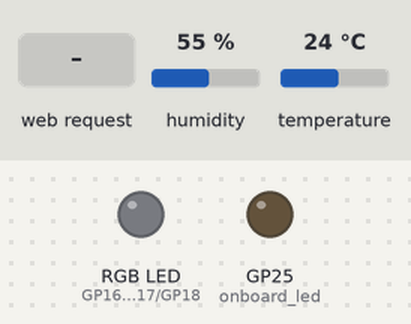
Recording of a program running on a simulated Raspberry Pi Pico running MicroPython. Parts: an RGB LED mixed from three pins (HIGH = lit), output pins drawn as LEDs (lit = HIGH). The inputs (shaded band) are chosen by the test bench; at power-on: humidity 55 %, temperature 24 °C. WiFi joins after 1.5 s; values from a settings file that is not in the repository are placeholders; what the program prints to the serial console is not drawn.

Above: at 0.6 s.
At 2.7 s:
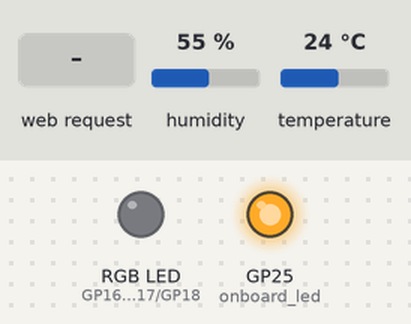
2.8 s: HTTP request GET /api/data received
At 3.5 s:
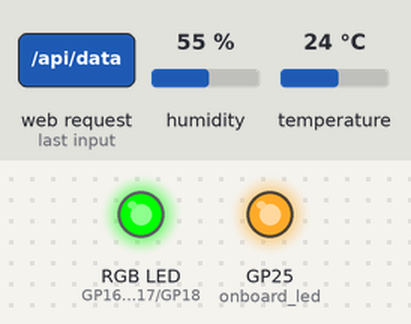
Timing chart, 0 to 5.8 s (numbered marks = the images above; inputs shaded):
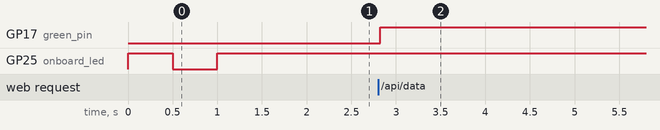

The program:

main.py
```python
"""
Project 1: Wi-Fi Climate Station with Web Dashboard
Raspberry Pi Pico W + DHT11 + LDR + RGB LED
"""

import time
import network
import socket
import json
from machine import Pin, ADC

# Try importing secrets from local directory or Pico root filesystem
try:
    import secrets
except ImportError:
    import sys
    for path in ('', '/', '..'):
        if path not in sys.path:
            sys.path.append(path)
    try:
        import secrets
    except ImportError:
        raise RuntimeError(
            "Could not find secrets.py on the Pico!\n"
            "In VS Code Explorer, right-click secrets.py and click 'Upload file to Pico'."
        )

# ----------------- HARDWARE SETUP -----------------
# Onboard LED on Pico W
onboard_led = Pin("LED", Pin.OUT)

# DHT11 Temperature & Humidity Sensor (GP15 / Physical Pin 20)
import dht
dht_pin = Pin(15, Pin.IN, Pin.PULL_UP)
dht_sensor = dht.DHT11(dht_pin)

# Photoresistor / Light Sensor Module (GP26 / ADC0 / Physical Pin 31)
ldr_adc = ADC(Pin(26))

# LDR Calibration Settings:
# Set LDR_PULL_UP = True for standard KY-018 (higher raw ADC in dark, lower in light)
# Set LDR_PULL_UP = False if your sensor outputs higher voltage in light
LDR_PULL_UP = True

# Dynamic auto-ranging state for LDR
ldr_min_seen = None
ldr_max_seen = None

def get_calibrated_light(raw_val):
    """Dynamically calibrate light percentage based on observed min and max."""
    global ldr_min_seen, ldr_max_seen

    if ldr_min_seen is None or raw_val < ldr_min_seen:
        ldr_min_seen = raw_val
    if ldr_max_seen is None or raw_val > ldr_max_seen:
        ldr_max_seen = raw_val

    span = ldr_max_seen - ldr_min_seen
    if span < 150:
        # Not enough range observed yet, default to mid-scale
        return 50.0

    if LDR_PULL_UP:
        # Pull-up: max raw = darkest (0%), min raw = brightest (100%)
        pct = ((ldr_max_seen - raw_val) / span) * 100.0
    else:
        # Pull-down: min raw = darkest (0%), max raw = brightest (100%)
        pct = ((raw_val - ldr_min_seen) / span) * 100.0

    return round(max(0.0, min(100.0, pct)), 1)

# RGB LED Pins (GP16, GP17, GP18)
red_pin = Pin(16, Pin.OUT)
green_pin = Pin(17, Pin.OUT)
blue_pin = Pin(18, Pin.OUT)

def set_rgb(r, g, b):
    """Set RGB LED values (1 = ON, 0 = OFF)."""
    red_pin.value(1 if r else 0)
    green_pin.value(1 if g else 0)
    blue_pin.value(1 if b else 0)

# Start with LEDs off
set_rgb(0, 0, 0)

# Cached readings
current_temp = None
current_humidity = None
current_light_pct = 0.0
dht_ok = False
last_sensor_read = 0

def update_sensors():
    """Read DHT11 and LDR sensors safely."""
    global current_temp, current_humidity, current_light_pct, dht_ok, last_sensor_read

    # Read at most once every 2.0 seconds (DHT11 datasheet requirement)
    now = time.ticks_ms()
    if time.ticks_diff(now, last_sensor_read) < 2000 and last_sensor_read != 0:
        return
    last_sensor_read = now

    # 1. Read DHT11
    try:
        if hasattr(dht_sensor, 'measure'):
            dht_sensor.measure()

        # Compatibility fix: depending on MicroPython build,
        # temperature and humidity may be attributes/properties (floats) or methods
        t = dht_sensor.temperature() if callable(dht_sensor.temperature) else dht_sensor.temperature
        h = dht_sensor.humidity() if callable(dht_sensor.humidity) else dht_sensor.humidity

        current_temp = float(t)
        current_humidity = float(h)
        dht_ok = True
    except Exception as e:
        # If we had a prior valid reading, keep it; if never read, dht_ok remains False
        if current_temp is None:
            dht_ok = False

    # 2. Read LDR (16-bit ADC: 0 to 65535)
    raw_val = ldr_adc.read_u16()
    current_light_pct = get_calibrated_light(raw_val)

    # 3. Update RGB LED based on temperature (only if DHT11 is working)
    if dht_ok and current_temp is not None:
        if current_temp < 19:
            set_rgb(0, 0, 1)  # Blue = Cold
        elif current_temp <= 27:
            set_rgb(0, 1, 0)  # Green = Comfortable
        else:
            set_rgb(1, 0, 0)  # Red = Hot
    else:
        set_rgb(0, 0, 0)      # Keep off if sensor is offline

# ----------------- WI-FI CONNECTION -----------------
def connect_wifi():
    wlan = network.WLAN(network.STA_IF)
    wlan.active(True)
    if not wlan.isconnected():
        print("Connecting to Wi-Fi: %s ..." % secrets.WIFI_SSID)
        wlan.connect(secrets.WIFI_SSID, secrets.WIFI_PASSWORD)

        timeout = 20
        while not wlan.isconnected() and timeout > 0:
            onboard_led.toggle()
            time.sleep(0.5)
            timeout -= 1
            print(".", end="")
        print()

    if wlan.isconnected():
        onboard_led.value(1)
        ip = wlan.ifconfig()[0]
        return ip
    else:
        onboard_led.value(0)
        raise RuntimeError("Failed to connect to Wi-Fi. Check SSID/Password.")

# ----------------- WEB SERVER HTML -----------------
HTML_PAGE = """<!DOCTYPE html>
<html lang="en" class="dark">
<head>
  <meta charset="utf-8">
  <meta name="viewport" content="width=device-width, initial-scale=1">
  <title>Pico W Climate Monitor</title>
  <script src="https://cdn.tailwindcss.com"></script>
  <style>
    @import url('https://fonts.googleapis.com/css2?family=JetBrains+Mono:wght@400;500&family=Plus+Jakarta+Sans:wght@400;500;600;700&display=swap');
    body { font-family: 'Plus Jakarta Sans', -apple-system, BlinkMacSystemFont, sans-serif; }
    .num { font-feature-settings: "tnum"; font-variant-numeric: tabular-nums; font-family: 'JetBrains Mono', monospace; }
  </style>
</head>
<body class="bg-[#09090b] text-[#f4f4f5] min-h-screen flex items-center justify-center p-4 antialiased">
  <div class="w-full max-w-md space-y-3.5">
    <!-- Header -->
    <header class="flex items-center justify-between px-1">
      <div class="flex items-center space-x-2.5">
        <div class="w-8 h-8 rounded-lg bg-[#18181b] border border-[#27272a] flex items-center justify-center text-zinc-400">
          <svg class="w-4 h-4" viewBox="0 0 24 24" fill="none" stroke="currentColor" stroke-width="2"><path d="M14 14.76V3.5a2.5 2.5 0 0 0-5 0v11.26a4.5 4.5 0 1 0 5 0z"/></svg>
        </div>
        <div>
          <h1 class="text-xs font-semibold uppercase tracking-wider text-zinc-200">Climate Station</h1>
          <p class="text-[11px] text-zinc-500 font-mono">RP2040 &bull; CYW43439</p>
        </div>
      </div>
      <div class="inline-flex items-center gap-1.5 px-2.5 py-1 rounded-full bg-emerald-500/10 border border-emerald-500/20 text-emerald-400 text-[11px] font-medium font-mono">
        <span class="w-1.5 h-1.5 rounded-full bg-emerald-400 animate-pulse"></span>
        <span id="sync-time">LIVE</span>
      </div>
    </header>

    <!-- Main Hero: Temperature -->
    <div class="bg-[#121215] border border-[#27272a] rounded-2xl p-6 relative overflow-hidden">
      <div class="flex justify-between items-start mb-6">
        <div>
          <span class="text-[11px] font-semibold uppercase tracking-widest text-zinc-400">Ambient Temperature</span>
          <p class="text-xs text-zinc-500 mt-0.5">DHT11 Sensor &bull; GP15</p>
        </div>
        <span id="temp-badge" class="px-2 py-0.5 rounded text-[11px] font-medium font-mono bg-zinc-800 text-zinc-300 border border-zinc-700/50">Optimal</span>
      </div>

      <div class="flex items-baseline gap-1">
        <span id="temp" class="num text-6xl font-light tracking-tight text-white">--</span>
        <span class="text-2xl font-light text-zinc-500">&deg;C</span>
      </div>

      <!-- Precision Range Bar -->
      <div class="mt-6 pt-4 border-t border-zinc-800/60">
        <div class="flex justify-between text-[10px] font-mono text-zinc-500 mb-1.5">
          <span>0&deg;C</span>
          <span>Target 21&deg;C</span>
          <span>45&deg;C</span>
        </div>
        <div class="h-1.5 bg-zinc-800 rounded-full overflow-hidden">
          <div id="temp-bar" class="h-full bg-gradient-to-r from-blue-400 via-emerald-400 to-amber-500 rounded-full transition-all duration-500" style="width: 50%;"></div>
        </div>
      </div>
    </div>

    <!-- 2-Column Grid: Humidity & Light -->
    <div class="grid grid-cols-2 gap-3">
      <!-- Humidity Card -->
      <div class="bg-[#121215] border border-[#27272a] rounded-2xl p-5 flex flex-col justify-between">
        <div>
          <div class="flex items-center justify-between text-zinc-400 mb-3">
            <span class="text-[11px] font-semibold uppercase tracking-wider text-zinc-400">Humidity</span>
            <svg class="w-4 h-4 text-blue-400" viewBox="0 0 24 24" fill="none" stroke="currentColor" stroke-width="2"><path d="M12 2.69l5.66 5.66a8 8 0 1 1-11.31 0z"/></svg>
          </div>
          <div class="flex items-baseline gap-1">
            <span id="humidity" class="num text-3xl font-light text-white">--</span>
            <span class="text-sm text-zinc-500">%</span>
          </div>
        </div>
        <div class="mt-4 pt-3 border-t border-zinc-800/60">
          <div class="h-1 bg-zinc-800 rounded-full overflow-hidden">
            <div id="hum-bar" class="h-full bg-blue-400 rounded-full transition-all duration-500" style="width: 50%;"></div>
          </div>
        </div>
      </div>

      <!-- Light Card -->
      <div class="bg-[#121215] border border-[#27272a] rounded-2xl p-5 flex flex-col justify-between">
        <div>
          <div class="flex items-center justify-between text-zinc-400 mb-3">
            <span class="text-[11px] font-semibold uppercase tracking-wider text-zinc-400">Luminance</span>
            <svg class="w-4 h-4 text-amber-400" viewBox="0 0 24 24" fill="none" stroke="currentColor" stroke-width="2"><circle cx="12" cy="12" r="5"/><line x1="12" y1="1" x2="12" y2="3"/><line x1="12" y1="21" x2="12" y2="23"/><line x1="4.22" y1="4.22" x2="5.64" y2="5.64"/><line x1="18.36" y1="18.36" x2="19.78" y2="19.78"/><line x1="1" y1="12" x2="3" y2="12"/><line x1="21" y1="12" x2="23" y2="12"/><line x1="4.22" y1="19.78" x2="5.64" y2="18.36"/><line x1="18.36" y1="5.64" x2="19.78" y2="4.22"/></svg>
          </div>
          <div class="flex items-baseline gap-1">
            <span id="light" class="num text-3xl font-light text-white">--</span>
            <span class="text-sm text-zinc-500">%</span>
          </div>
        </div>
        <div class="mt-4 pt-3 border-t border-zinc-800/60">
          <div id="light-bar" class="h-1 bg-zinc-800 rounded-full overflow-hidden">
            <div id="light-bar-fill" class="h-full bg-amber-400 rounded-full transition-all duration-500" style="width: 50%;"></div>
          </div>
        </div>
      </div>
    </div>

    <!-- Footer metadata -->
    <footer class="flex items-center justify-between px-1 text-[11px] text-zinc-500 font-mono">
      <span>POLL: 2000MS</span>
      <span id="status-label">STATUS: CONNECTED</span>
    </footer>
  </div>

  <script>
    async function refreshData() {
      try {
        const res = await fetch('/api/data');
        const data = await res.json();

        const tempEl = document.getElementById('temp');
        const humEl = document.getElementById('humidity');
        const tempBar = document.getElementById('temp-bar');
        const humBar = document.getElementById('hum-bar');
        const badge = document.getElementById('temp-badge');

        if (data.dht_ok && data.temp !== null && data.temp !== undefined) {
          tempEl.innerText = Number(data.temp).toFixed(1);
          humEl.innerText = Math.round(data.humidity);
          tempBar.style.width = Math.min(100, Math.max(0, (data.temp / 45) * 100)) + '%';
          humBar.style.width = Math.min(100, Math.max(0, data.humidity)) + '%';

          if (data.temp < 19) {
            badge.innerText = 'Cold';
            badge.className = 'px-2 py-0.5 rounded text-[11px] font-medium font-mono bg-blue-500/10 text-blue-400 border border-blue-500/20';
          } else if (data.temp <= 26) {
            badge.innerText = 'Optimal';
            badge.className = 'px-2 py-0.5 rounded text-[11px] font-medium font-mono bg-emerald-500/10 text-emerald-400 border border-emerald-500/20';
          } else {
            badge.innerText = 'Warm';
            badge.className = 'px-2 py-0.5 rounded text-[11px] font-medium font-mono bg-amber-500/10 text-amber-400 border border-amber-500/20';
          }
        } else {
          tempEl.innerText = '--';
          humEl.innerText = '--';
          tempBar.style.width = '0%';
          humBar.style.width = '0%';
          badge.innerText = 'Sensor Offline';
          badge.className = 'px-2 py-0.5 rounded text-[11px] font-medium font-mono bg-red-500/10 text-red-400 border border-red-500/20';
        }

        document.getElementById('light').innerText = data.light;
        document.getElementById('light-bar-fill').style.width = Math.min(100, Math.max(0, data.light)) + '%';

        const now = new Date();
        document.getElementById('sync-time').innerText = now.toTimeString().split(' ')[0];
        document.getElementById('status-label').innerText = 'STATUS: CONNECTED';
      } catch (err) {
        document.getElementById('status-label').innerText = 'STATUS: RECONNECTING';
      }
    }
    setInterval(refreshData, 2000);
    refreshData();
  </script>
</body>
</html>
"""

# ----------------- HTTP RESPONSE HELPERS -----------------
def send_html(client, html):
    try:
        client.sendall(b"HTTP/1.1 200 OK\r\nContent-Type: text/html\r\nConnection: close\r\n\r\n")
        data = html.encode('utf-8')
        for i in range(0, len(data), 1024):
            client.sendall(data[i:i + 1024])
    except:
        pass

def send_json(client, obj):
    try:
        body = json.dumps(obj).encode('utf-8')
        client.sendall(b"HTTP/1.1 200 OK\r\nContent-Type: application/json\r\nAccess-Control-Allow-Origin: *\r\nConnection: close\r\n\r\n" + body)
    except:
        pass

# ----------------- MAIN SERVER LOOP -----------------
def start_server(ip):
    addr = socket.getaddrinfo('0.0.0.0', 80)[0][-1]
    s = socket.socket()
    s.setsockopt(socket.SOL_SOCKET, socket.SO_REUSEADDR, 1)
    s.bind(addr)
    s.listen(4)
    print("Dashboard ready at http://%s" % ip)

    while True:
        try:
            cl, client_addr = s.accept()
            cl.settimeout(3.0)
            try:
                req = cl.recv(1024).decode('utf-8')
                update_sensors()

                if "GET /api/data" in req:
                    send_json(cl, {
                        "temp": current_temp,
                        "humidity": current_humidity,
                        "light": current_light_pct,
                        "dht_ok": dht_ok
                    })
                else:
                    send_html(cl, HTML_PAGE)
            finally:
                cl.close()
        except Exception as e:
            pass

if __name__ == "__main__":
    ip = connect_wifi()
    start_server(ip)
```

Measured:
- after the input at 2.8 s, GP17 (green_pin): LOW → HIGH at once
